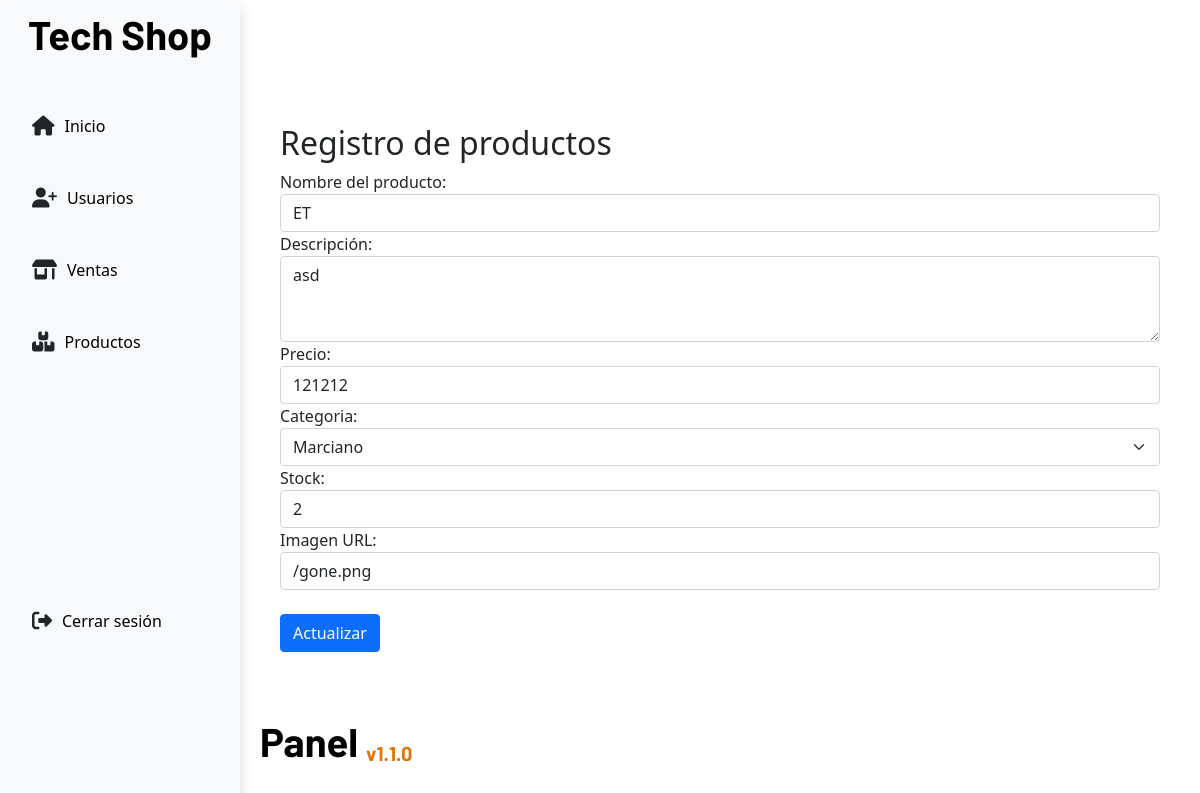
Before: /dashboard/products/updateProduct/1 (signed in) with the older database file.
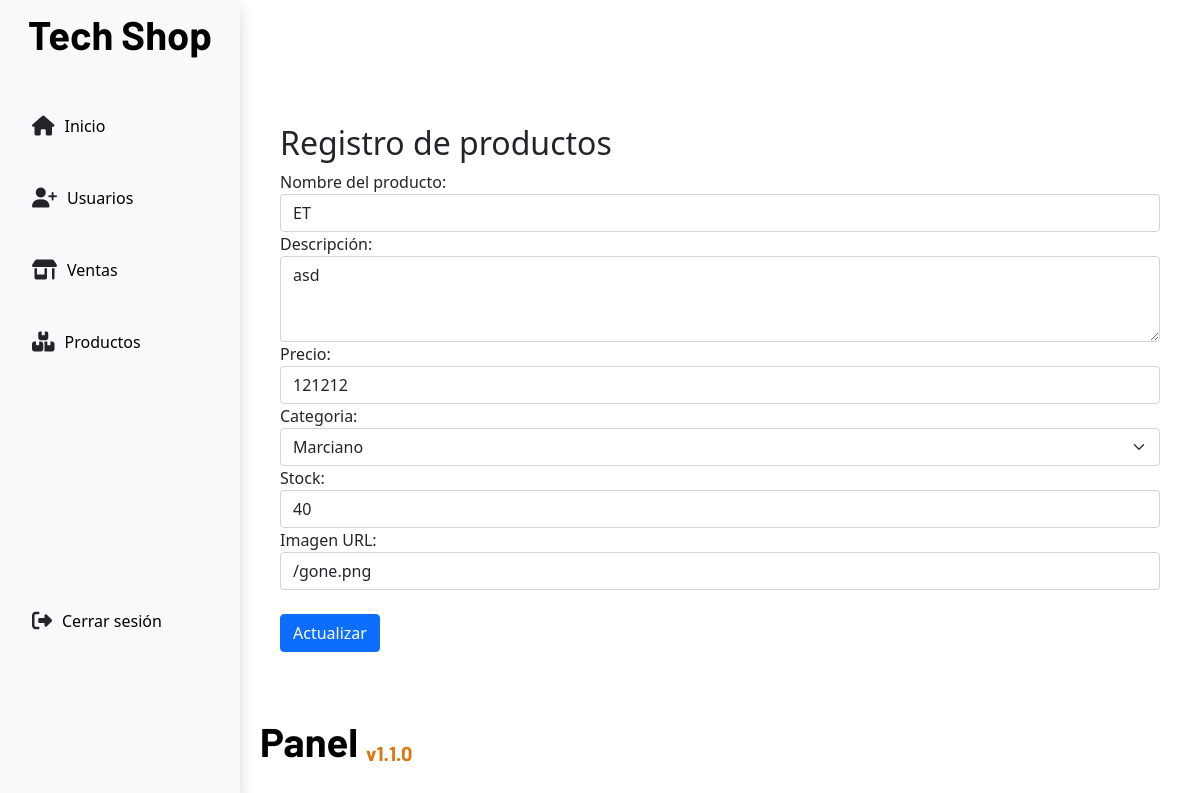
After: the same page with the newer database file.
### app/models.py (models this page shows)
class Products(models.Model):
    name = models.CharField(max_length=255,null=False)
    description = models.TextField(null=False)
    price = models.PositiveIntegerField(null=False)
    category = models.ForeignKey(ProductCategory, on_delete=models.PROTECT)
    stock = models.PositiveIntegerField(null=False)
    urlImage = models.URLField(null=False)

### app/views.py (the view, shortened to what this page needs)
# urls.py: path('dashboard/products/updateProduct/<int:id>',views.updateProduct,name='updateProduct'),
def updateProduct(request,id):
    productToUpdate = get_object_or_404(Products,id=id)
    if request.method == 'GET':
        categorys = ProductCategory.objects.all()
        return render(request, 'adShop/productsCrud/updateProds.html',{'productToUpdate':productToUpdate,'categorys':categorys})

### app/context_processors.py (called while the page is built)
def is_auth(request):
    user_auth = request.session.get("isAuthenticated")
    role = request.session.get("role")
    return {
        "user_auth": user_auth,
        "role": role
    }

### app/templates/adShop/productsCrud/updateProds.html (shortened to what this page needs)
{% extends 'adShop/base.html' %}
{% block content %}
<div class="container mt-5">
    <h2>Registro de productos</h2>
    <form method="post">
        <div class="form-group">
            <label for="productName">Nombre del producto:</label>
            <input type="text" class="form-control" id="productName" name="name" value="{{productToUpdate.name}}" required>
        </div>
        <div class="form-group">
            <label for="productDescription">Descripción:</label>
            <textarea class="form-control" id="productDescription" name="description" rows="3" value="{{productToUpdate.description}}" required>{{productToUpdate.description}}</textarea>
        </div>
        <div class="form-group">
            <label for="productPrice">Precio:</label>
            <input type="number" class="form-control" id="productPrice" name="price" value="{{productToUpdate.price}}" required>
        </div>
        <div class="form-group">
            <label for="productCategory">Categoria:</label>
            <select class="form-select" name="category" id="category">
                {% for category in categorys %}
                <option value="{{category.id}}">{{category.category}}</option>
                {% endfor %}
            </select>
        </div>
        <div class="form-group">
            <label for="productStock">Stock:</label>
            <input type="number" class="form-control" id="productStock" name="stock" value="{{productToUpdate.stock}}" required>
        </div>
        <div class="form-group">
            <label for="productImage">Imagen URL:</label>
            <input type="url" class="form-control" id="productImage" name="urlImage" value="{{productToUpdate.urlImage}}" required>
        </div>
        <button type="submit" class="btn btn-primary mt-4">Actualizar</button>
    </form>
</div>
{% endblock content %}

Changed rows visible on the page:
changed Products "ET": stock "2" → "40"
